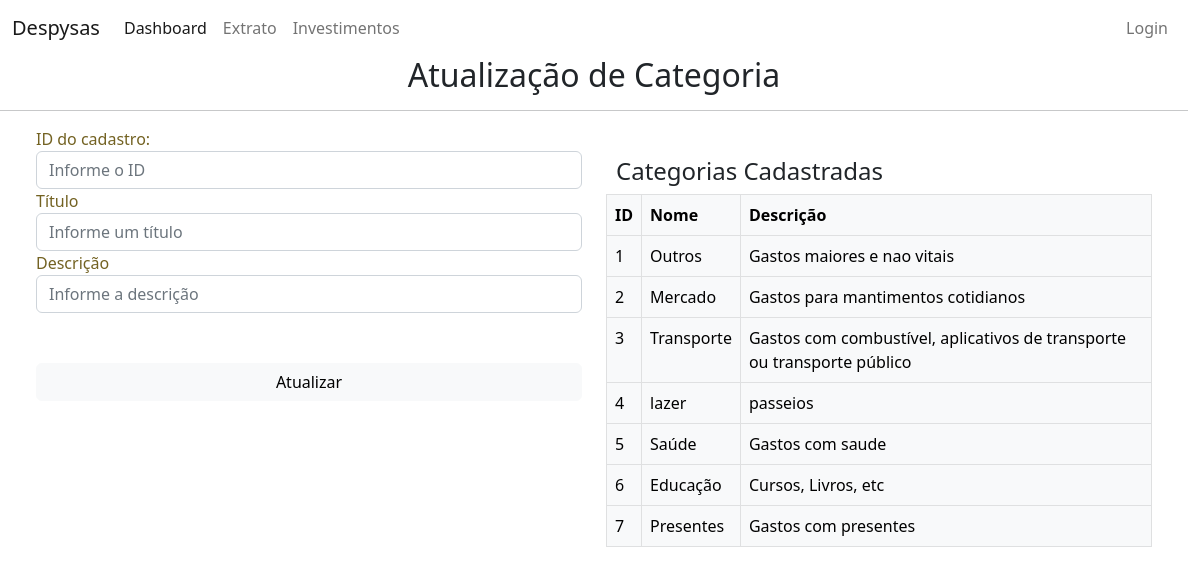
Page /editar_categoria on the earlier database version.
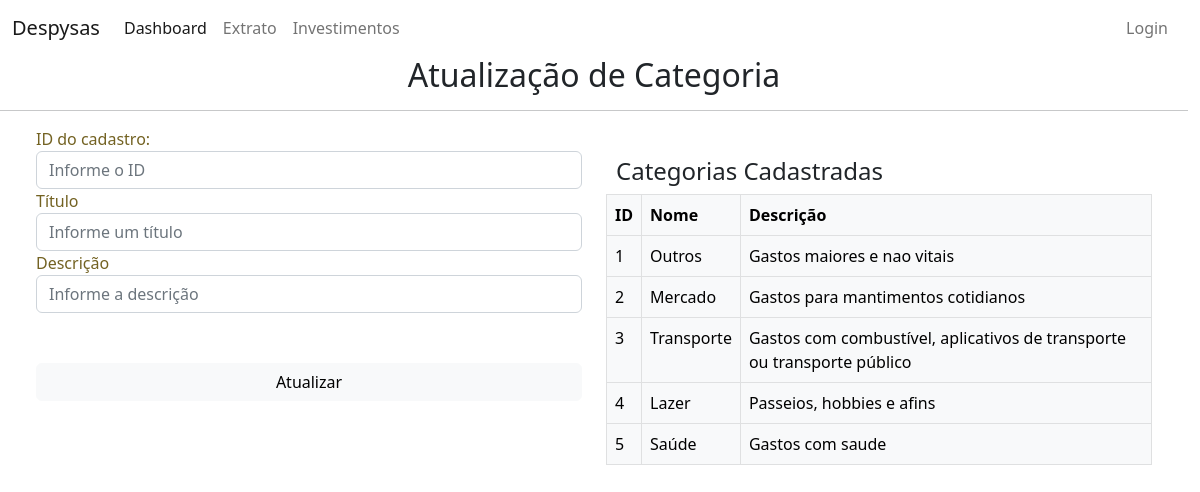
Same page on the later database version.
### despysas/models.py (models this page shows)
class Categorias(db.Model):
    id = db.Column(db.Integer, primary_key=True)
    nome = db.Column(db.String(length=30), nullable=False)
    descricao = db.Column(db.String(length=500), nullable=False)
    despesas = db.relationship('Despesas', backref='categoria_despesas', lazy=True)

### despysas/routes.py (the view, shortened to what this page needs)
@app.route('/editar_categoria', methods=['GET', 'POST'])
def page_edita_categoria():
    form = EditaFormCategoria() # consulta informacoes do formulario de cadastro de capital
    id = form.id.data
    return render_template("editar_categoria.html", categoria=Categorias.query.all(), form=form) # renderiza o formulario

### despysas/forms.py
class EditaFormCategoria(FlaskForm):
    id = IntegerField(label="ID do cadastro:", validators=[DataRequired()])
    nome = StringField(label="Título", validators=[Length(max=30), DataRequired()])
    descricao = StringField(label="Descrição", validators=[Length(max=500), DataRequired()])
    submit = SubmitField(label="Atualizar")

### despysas/templates/editar_categoria.html (shortened to what this page needs)
{% extends 'base.html' %}
{% block content %}
    <h2 style="text-align: center;">Atualização de Categoria</h2>
    <hr>
    <div class="container">
        <div class="row">
            <div class="col-sm-6">
                <form method="POST" class="form-register" style="color: #736222;">
                    {{ form.id.label() }}
                    {{ form.id(class="form-control", placeholder="Informe o ID")}}
                    {{ form.nome.label() }}
                    {{ form.nome(class="form-control", placeholder="Informe um título")}}
                    {{ form.descricao.label() }}
                    {{ form.descricao(class="form-control", placeholder="Informe a descrição")}}
                    <div class="d-grid" style="padding-top: 50px;">
                        {{ form.submit(class="btn btn-md btn-light")}}
                    </div>
                </form>
            </div>
            <div class="col-sm-6">
                <h4 style="margin-left: 10px; margin-top: 30px;">Categorias Cadastradas</h4>
            <table class="table table-hover table-bordered table-light" style="max-width: fit-content;">
                <thead>
                    <th scope="col">ID</th>
                    <th scope="col">Nome</th>
                    <th scope="col">Descrição</th>
                </thead>
                <tbody>
                    {% for item in categoria %}
                    <tr>
                        <td>{{item.id}}</td>
                        <td>{{item.nome}}</td>
                        <td>{{item.descricao}}</td>
                    </tr>
                    {% endfor %}
                </tbody>
            </table>
            </div>
        </div>
    </div>
{% endblock %}

Differences in the rows shown:
removed Categorias: id "6", nome "Educação", descricao "Cursos, Livros, etc"
removed Categorias: id "7", nome "Presentes", descricao "Gastos com presentes"
changed Categorias id 4: nome "lazer" → "Lazer"; descricao "passeios" → "Passeios, hobbies e afins"
